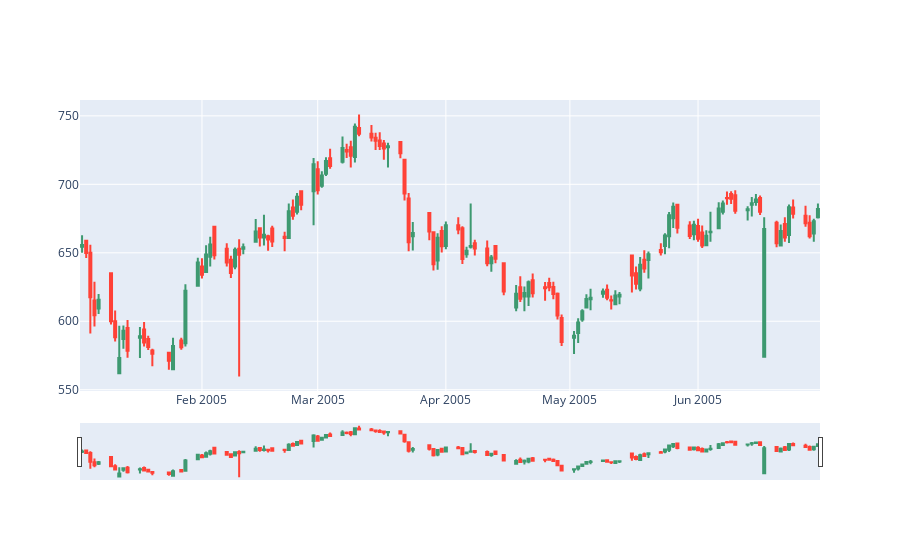
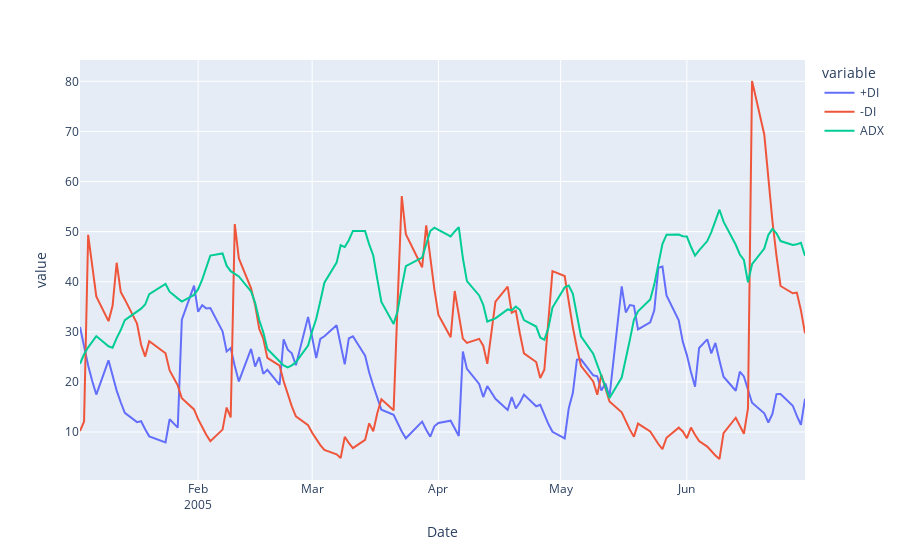
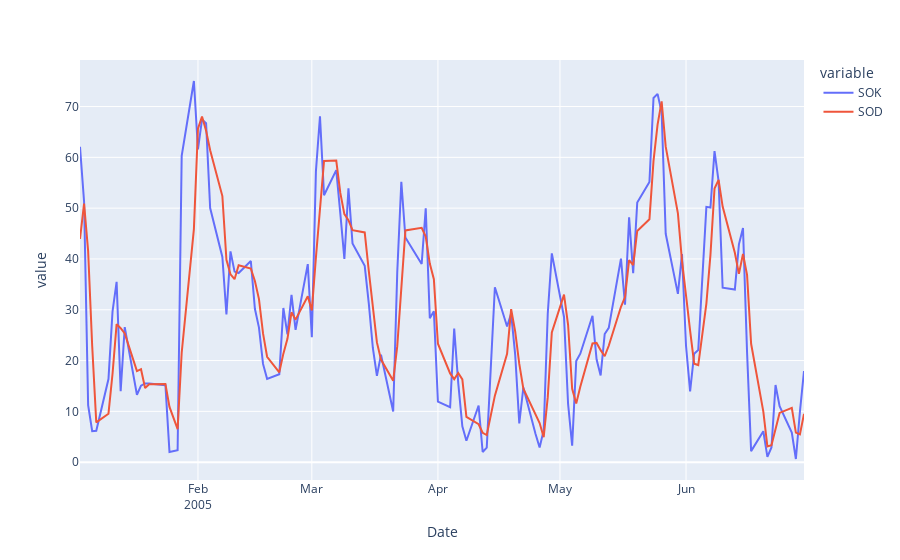

The cell these charts' notebook holds for them, in order:
### Markdown cell above
### Plot the charts

### Code cell
chart = Signal[(Signal['Date']>= start_date) & (Signal['Date']<= end_date)]
chart1 = chart[['Date','+DI','-DI', 'ADX']]
chart2 = chart[['Date','SOK','SOD']]
import plotly.express as px
fig = go.Figure(data=[go.Candlestick(x=Stock_Investment['Date'],
                open=Stock_Investment['Open Price'],
                high=Stock_Investment['High Price'],
                low=Stock_Investment['Low Price'],
                close=Stock_Investment['Close Price'])])

fig.show()
#ADX_Indicator = px.data.stocks()
fig1 = px.line(chart1, x="Date", y = chart1.columns,
              hover_data={"Date": "|%B %d, %Y"})
              #title='custom tick labels')
fig1.update_xaxes(
    dtick="M1",
    tickformat="%b\n%Y")
fig1.show()

fig2 = px.line(chart2, x="Date", y = chart2.columns,
              hover_data={"Date": "|%B %d, %Y"})
              #title='custom tick labels')
fig2.update_xaxes(
    dtick="M1",
    tickformat="%b\n%Y")
fig2.show()
